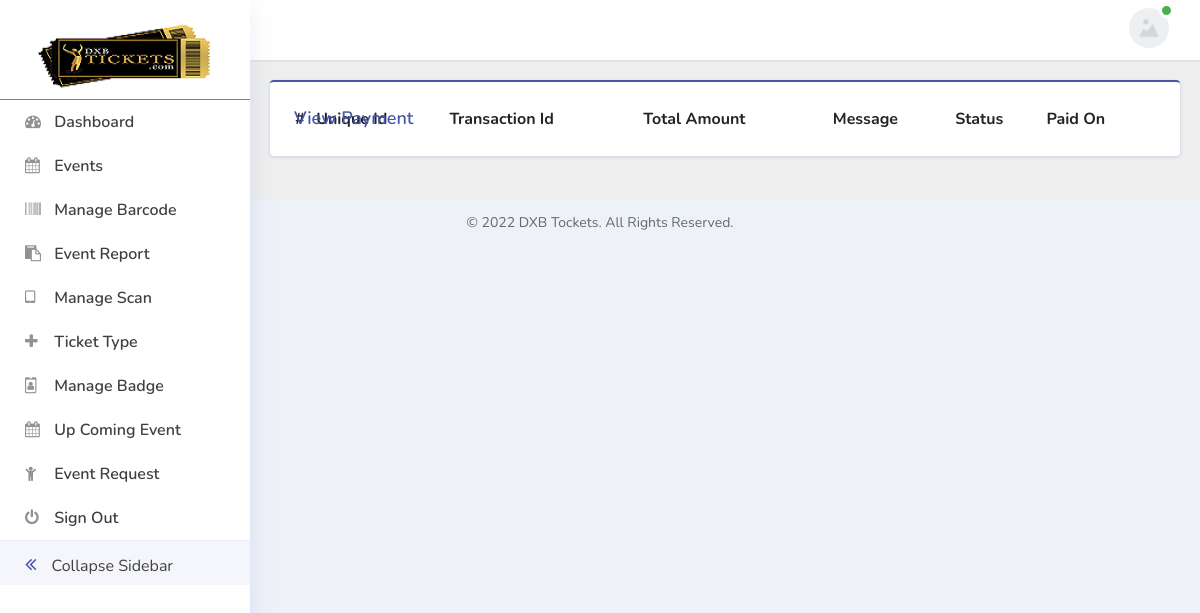
Page /admin/payment.php (signed in) on the earlier database version.
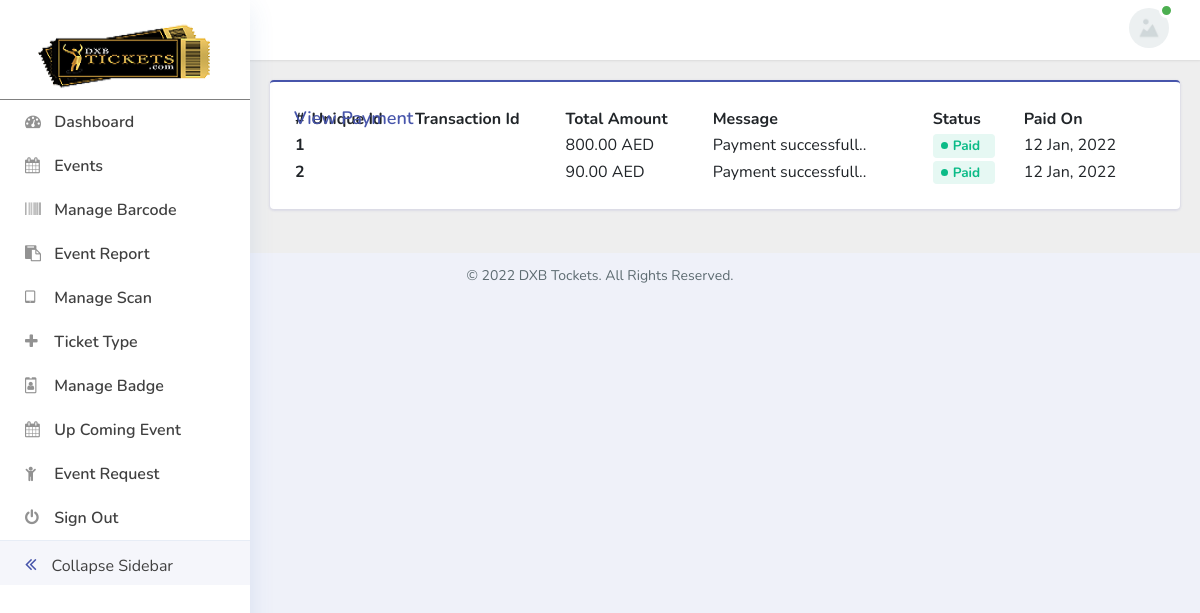
Same page on the later database version.
### tables this page shows
CREATE TABLE IF NOT EXISTS `payment_master` (
  `RP_Id` int(100) NOT NULL AUTO_INCREMENT,
  `RazorPayOredrId` varchar(100) DEFAULT NULL,
  `RazorPayPaymentId` varchar(100) DEFAULT NULL,
  `PaymentStatus` varchar(10) DEFAULT NULL,
  `DatePaid` datetime DEFAULT NULL,
  `TotalAmount` varchar(50) DEFAULT NULL,
  `CustomerId` int(100) DEFAULT NULL,
  `PaymentMessage` text,
  PRIMARY KEY (`RP_Id`)
);

### admin/payment.php (the view, shortened to what this page needs)
<?php
    require_once '../config/connection.php';
    require_once './pages/link.php';
    require_once './pages/sidebar.php';
    require_once './pages/header.php';
?>
<div class="main-content">
    <div class="container-fluid content-top-gap">
        <div class="data-tables">
            <div class="row">
                <div class="col-lg-12 mb-4">
                    <div class="card card_border p-4 border-primary-top">
                        <h3 class="card__title position-absolute">View Payment</h3>
                        <div class="table-responsive">
                            <table id="meastroTable" class="display" style="width:100%">
                                <thead>
                                    <tr>
                                        <th>#</th>
                                        <th>Unique Id</th>
                                        <th>Transaction Id</th>
                                        <th>Total Amount</th>
                                        <th>Message</th>
                                        <th>Status</th>
                                        <th>Paid On</th>
                                    </tr>
                                </thead>
                                <tbody>
                                    <?php
                                        $resd6 = mysqli_query($conn, "SELECT * FROM payment_master ORDER BY RP_Id DESC");
                                        if (mysqli_num_rows($resd6) > 0) {
                                            $count = 1;
                                            while($rowd6 = mysqli_fetch_assoc($resd6)) {
                                                echo "<tr>";
                                                echo "<th>".$count."</th>";
                                                echo "<td>".$rowd6['UniqueId']."</td>";
                                                echo "<td>".$rowd6['TransactionId']."</td>";
                                                echo "<td>".number_format($rowd6['TotalAmount'], 2)." AED</td>";
                                                echo "<td>".$rowd6['PaymentMessage']."</td>";
                                                echo "<td>";
                                                if($rowd6['PaymentStatus'] == 'Paid') {
                                                    echo "<span class='badge badge-success'>".$rowd6['PaymentStatus']."</span>";
                                                } else {
                                                    echo "<span class='badge badge-danger'>".$rowd6['PaymentStatus']."</span>";
                                                }
                                                echo "</td>";
                                                echo "<td>".date_format(date_create($rowd6['DatePaid']), 'd M, Y') . "</td>";
                                                echo "</tr>";
                                                $count++;
                                            }
                                        }
                                    ?>
                                </tbody>
                            </table>
                        </div>
                    </div>
                </div>
            </div>
        </div>
    </div>
</div>
<?php
    require_once './pages/footer.php';
?>

Differences in the rows shown:
added payment_master: TotalAmount "800.00", PaymentMessage "Payment successfull..", PaymentStatus "Paid", DatePaid "12 Jan, 2022"
added payment_master: TotalAmount "90.00", PaymentMessage "Payment successfull..", PaymentStatus "Paid", DatePaid "12 Jan, 2022"
